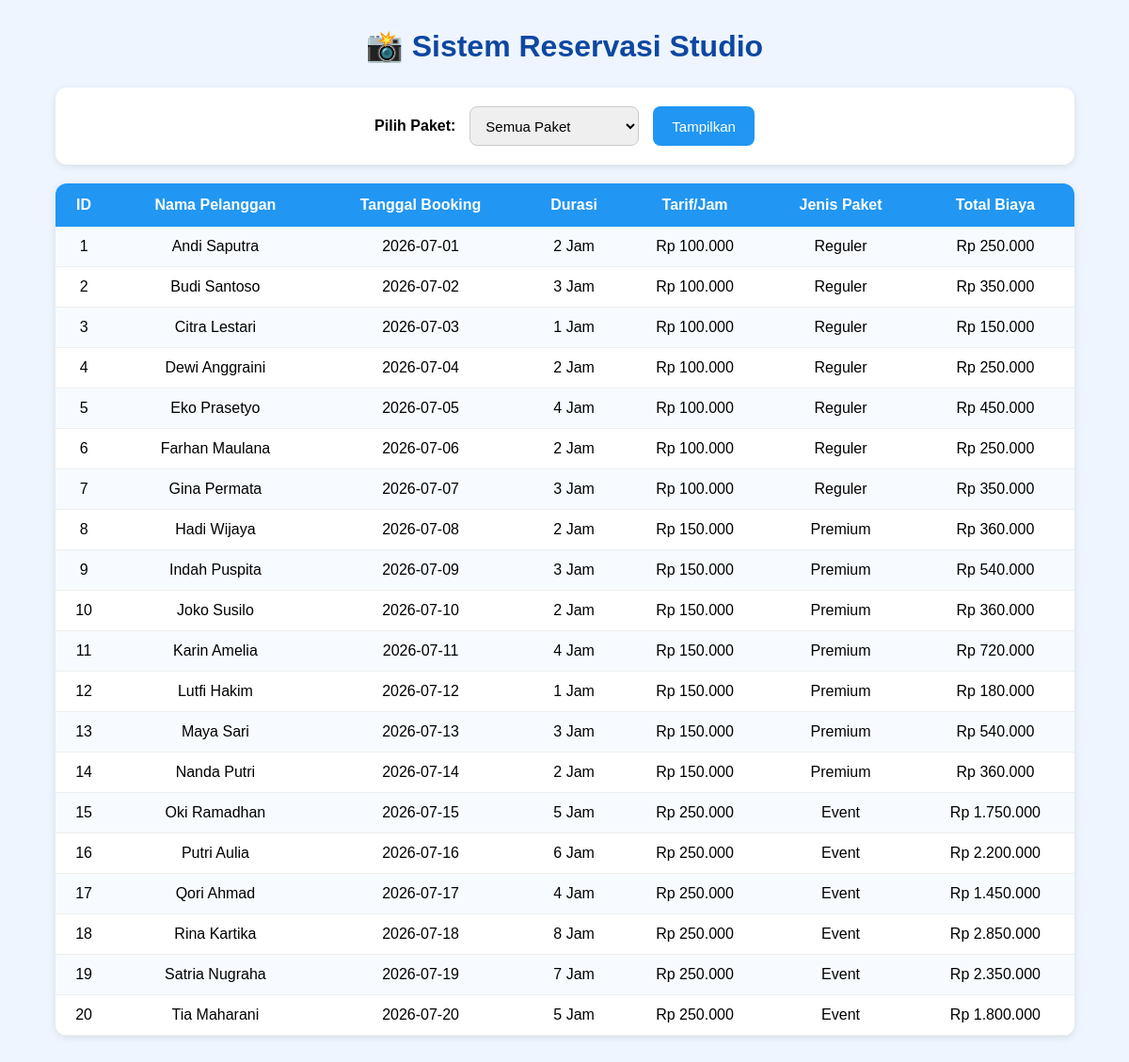
The page / on the database its author committed.
### tables this page shows
CREATE TABLE `table_reservasi` (
  `id_reservasi` int NOT NULL,
  `nama_pelanggan` varchar(100) NOT NULL,
  `tanggal_booking` date NOT NULL,
  `durasi_jam` int NOT NULL,
  `tarif_dasar_per_jam` decimal(12,2) NOT NULL,
  `jenis_paket` enum('reguler','premium','event') NOT NULL,
  `tipe_background` varchar(100) DEFAULT NULL,
  `cetak_foto_lembar` int DEFAULT NULL,
  `kuota_talent_orang` int DEFAULT NULL,
  `layanan_makeup` enum('Ya','Tidak') DEFAULT NULL,
  `nama_lokasi_luar` varchar(150) DEFAULT NULL,
  `biaya_transportasi_tim` decimal(12,2) DEFAULT NULL
);

### index.php (the view, shortened to what this page needs)
<?php
require_once 'koneksi.php';
$filter = isset($_GET['paket']) ? $_GET['paket'] : 'semua';
if ($filter == 'semua') {
    $query = "SELECT * FROM table_reservasi";
} else {
    $query = "SELECT * FROM table_reservasi WHERE jenis_paket = '$filter'";
}
$result = mysqli_query($koneksi, $query);
?>
<!DOCTYPE html>
<html lang="id">
<head>
</head>
<body>
    <div class="container">
        <h1>📸 Sistem Reservasi Studio</h1>
        <div class="filter-box">
            <form method="GET">
                <label>Pilih Paket:</label>
                <select name="paket">
                    <option value="semua" <?= ($filter == 'semua') ? 'selected' : ''; ?>>
                        Semua Paket
                    </option>
                </select>
                <button type="submit">Tampilkan</button>
            </form>
        </div>
        <table>
            <tr>
                <th>ID</th>
                <th>Nama Pelanggan</th>
                <th>Tanggal Booking</th>
                <th>Durasi</th>
                <th>Tarif/Jam</th>
                <th>Jenis Paket</th>
                <th>Total Biaya</th>
            </tr>
            <?php while ($row = mysqli_fetch_assoc($result)) : ?>
                <?php
                if ($row['jenis_paket'] == 'reguler') {
                    $totalBiaya = ($row['durasi_jam'] * $row['tarif_dasar_per_jam']) + 50000;
                } elseif ($row['jenis_paket'] == 'premium') {
                    $totalBiaya = ($row['durasi_jam'] * $row['tarif_dasar_per_jam']) * 1.20;
                } else {
                    $totalBiaya = ($row['durasi_jam'] * $row['tarif_dasar_per_jam']) + $row['biaya_transportasi_tim'];
                }
                ?>
                <tr>
                    <td><?= $row['id_reservasi']; ?></td>
                    <td><?= $row['nama_pelanggan']; ?></td>
                    <td><?= $row['tanggal_booking']; ?></td>
                    <td><?= $row['durasi_jam']; ?> Jam</td>
                    <td>Rp <?= number_format($row['tarif_dasar_per_jam'], 0, ',', '.'); ?></td>
                    <td><?= ucfirst($row['jenis_paket']); ?></td>
                    <td>Rp <?= number_format($totalBiaya, 0, ',', '.'); ?></td>
                </tr>
            <?php endwhile; ?>
        </table>
    </div>
</body>
</html>

### index.php (style rules this page uses)
* { box-sizing: border-box; margin: 0; padding: 0; font-family: Arial, sans-serif; }
body { background-color: #eef5ff; padding: 30px; }
.container { width: 95%; max-width: 1300px; margin: auto; }
h1 { text-align: center; color: #0d47a1; margin-bottom: 25px; }
.filter-box { background: white; padding: 20px; border-radius: 12px; margin-bottom: 20px; box-shadow: 0 2px 8px rgba(0,0,0,0.1); display: flex; justify-content: center; }
.filter-box form { display: flex; align-items: center; gap: 15px; flex-wrap: wrap; }
label { font-weight: bold; font-size: 16px; }
select { width: 180px; height: 42px; padding: 8px 12px; border: 1px solid #cccccc; border-radius: 8px; font-size: 15px; }
button { height: 42px; padding: 0 20px; border: none; border-radius: 8px; background-color: #2196f3; color: white; font-size: 15px; cursor: pointer; }
table { width: 100%; border-collapse: collapse; background: white; border-radius: 12px; overflow: hidden; box-shadow: 0 2px 8px rgba(0,0,0,0.1); }
th { background-color: #2196f3; color: white; padding: 14px; }
td { padding: 12px; text-align: center; border-bottom: 1px solid #eeeeee; }
tr:nth-child(even) { background-color: #f7fbff; }

### rows shown on the page
table_reservasi: id_reservasi "1", nama_pelanggan "Andi Saputra", tanggal_booking "2026-07-01", durasi_jam "2", tarif_dasar_per_jam "100.000", jenis_paket "Reguler", totalBiaya "250.000"
table_reservasi: id_reservasi "2", nama_pelanggan "Budi Santoso", tanggal_booking "2026-07-02", durasi_jam "3", tarif_dasar_per_jam "100.000", jenis_paket "Reguler", totalBiaya "350.000"
table_reservasi: id_reservasi "3", nama_pelanggan "Citra Lestari", tanggal_booking "2026-07-03", durasi_jam "1", tarif_dasar_per_jam "100.000", jenis_paket "Reguler", totalBiaya "150.000"
table_reservasi: id_reservasi "4", nama_pelanggan "Dewi Anggraini", tanggal_booking "2026-07-04", durasi_jam "2", tarif_dasar_per_jam "100.000", jenis_paket "Reguler", totalBiaya "250.000"
table_reservasi: id_reservasi "5", nama_pelanggan "Eko Prasetyo", tanggal_booking "2026-07-05", durasi_jam "4", tarif_dasar_per_jam "100.000", jenis_paket "Reguler", totalBiaya "450.000"
table_reservasi: id_reservasi "6", nama_pelanggan "Farhan Maulana", tanggal_booking "2026-07-06", durasi_jam "2", tarif_dasar_per_jam "100.000", jenis_paket "Reguler", totalBiaya "250.000"
table_reservasi: id_reservasi "7", nama_pelanggan "Gina Permata", tanggal_booking "2026-07-07", durasi_jam "3", tarif_dasar_per_jam "100.000", jenis_paket "Reguler", totalBiaya "350.000"
table_reservasi: id_reservasi "8", nama_pelanggan "Hadi Wijaya", tanggal_booking "2026-07-08", durasi_jam "2", tarif_dasar_per_jam "150.000", jenis_paket "Premium", totalBiaya "360.000"
table_reservasi: id_reservasi "9", nama_pelanggan "Indah Puspita", tanggal_booking "2026-07-09", durasi_jam "3", tarif_dasar_per_jam "150.000", jenis_paket "Premium", totalBiaya "540.000"
table_reservasi: id_reservasi "10", nama_pelanggan "Joko Susilo", tanggal_booking "2026-07-10", durasi_jam "2", tarif_dasar_per_jam "150.000", jenis_paket "Premium", totalBiaya "360.000"
table_reservasi: id_reservasi "11", nama_pelanggan "Karin Amelia", tanggal_booking "2026-07-11", durasi_jam "4", tarif_dasar_per_jam "150.000", jenis_paket "Premium", totalBiaya "720.000"
table_reservasi: id_reservasi "12", nama_pelanggan "Lutfi Hakim", tanggal_booking "2026-07-12", durasi_jam "1", tarif_dasar_per_jam "150.000", jenis_paket "Premium", totalBiaya "180.000"
table_reservasi: id_reservasi "13", nama_pelanggan "Maya Sari", tanggal_booking "2026-07-13", durasi_jam "3", tarif_dasar_per_jam "150.000", jenis_paket "Premium", totalBiaya "540.000"
table_reservasi: id_reservasi "14", nama_pelanggan "Nanda Putri", tanggal_booking "2026-07-14", durasi_jam "2", tarif_dasar_per_jam "150.000", jenis_paket "Premium", totalBiaya "360.000"
table_reservasi: id_reservasi "15", nama_pelanggan "Oki Ramadhan", tanggal_booking "2026-07-15", durasi_jam "5", tarif_dasar_per_jam "250.000", jenis_paket "Event", totalBiaya "1.750.000"
table_reservasi: id_reservasi "16", nama_pelanggan "Putri Aulia", tanggal_booking "2026-07-16", durasi_jam "6", tarif_dasar_per_jam "250.000", jenis_paket "Event", totalBiaya "2.200.000"
table_reservasi: id_reservasi "17", nama_pelanggan "Qori Ahmad", tanggal_booking "2026-07-17", durasi_jam "4", tarif_dasar_per_jam "250.000", jenis_paket "Event", totalBiaya "1.450.000"
table_reservasi: id_reservasi "18", nama_pelanggan "Rina Kartika", tanggal_booking "2026-07-18", durasi_jam "8", tarif_dasar_per_jam "250.000", jenis_paket "Event", totalBiaya "2.850.000"
table_reservasi: id_reservasi "19", nama_pelanggan "Satria Nugraha", tanggal_booking "2026-07-19", durasi_jam "7", tarif_dasar_per_jam "250.000", jenis_paket "Event", totalBiaya "2.350.000"
table_reservasi: id_reservasi "20", nama_pelanggan "Tia Maharani", tanggal_booking "2026-07-20", durasi_jam "5", tarif_dasar_per_jam "250.000", jenis_paket "Event", totalBiaya "1.800.000"
